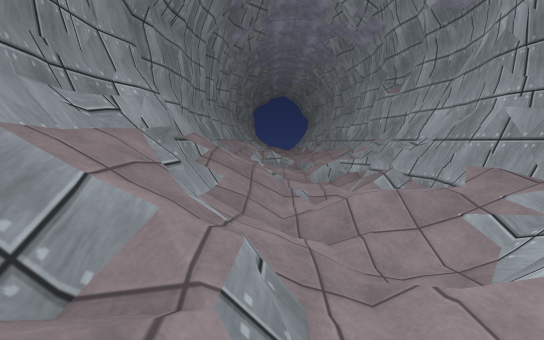
View 1 (above)

13 first-person views from a walk through a 3-D level made in the Unity game engine. The camera is 1.3 m above the floor, tilts 6° down and sees 90° across. The floor is counted in squares, 2 m on a side. Each view is taken from the middle of a square. On the plan, view 1 faces up. The plan holds only what a view shows up to about 9 squares ahead; the rest is blank. The place goes on beyond the plan. The player character is not drawn. Some animated figures are left out. Surface patterns are stand-ins for the level's own textures.

View 2
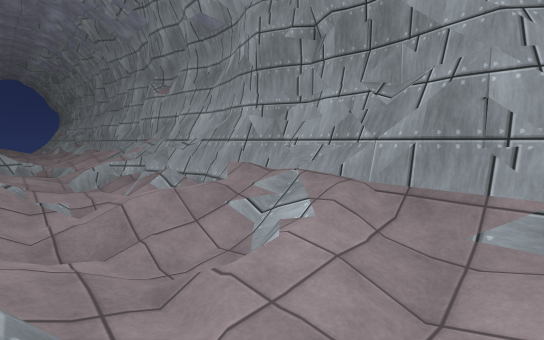

View 3
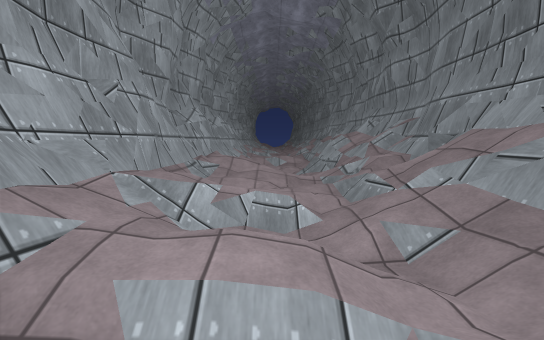

View 4
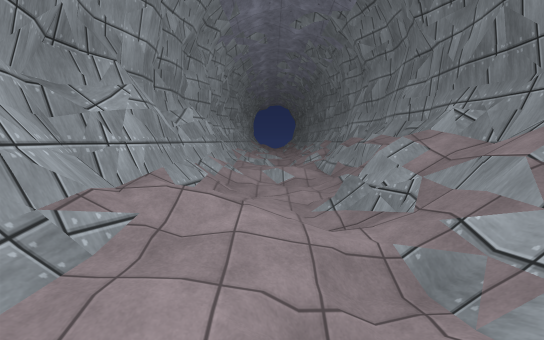

View 5
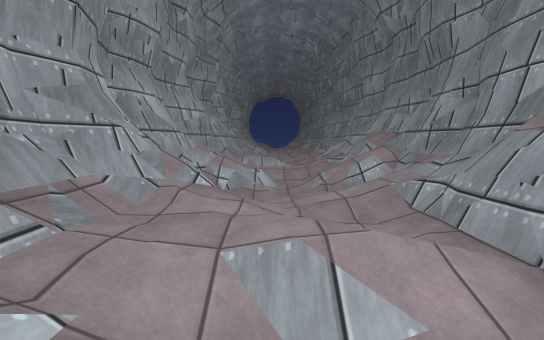

View 6
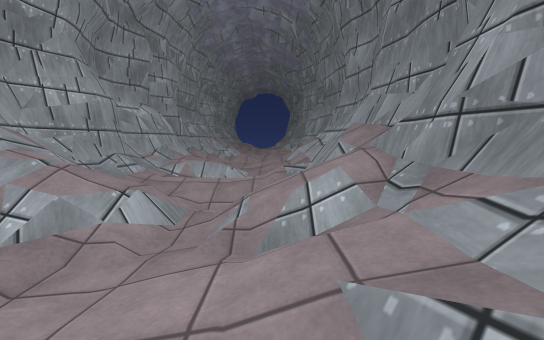

View 7
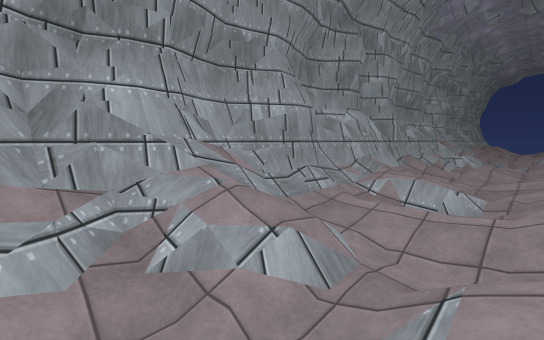

View 8
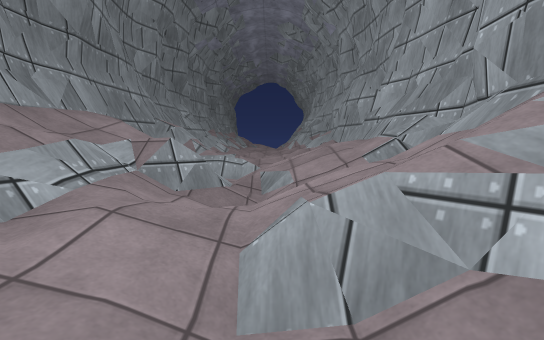

View 9
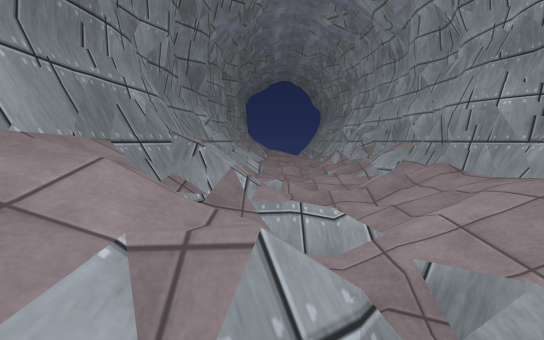

View 10
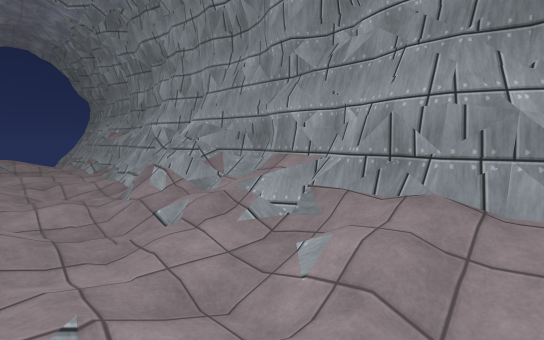

View 11
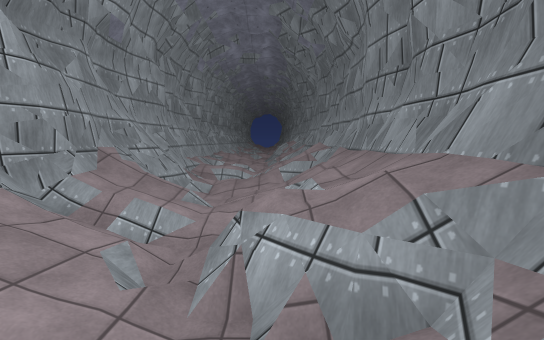

View 12
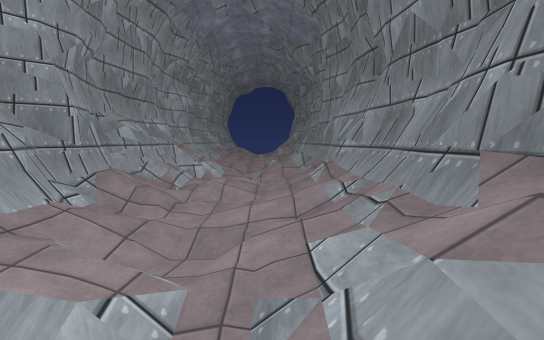

View 13
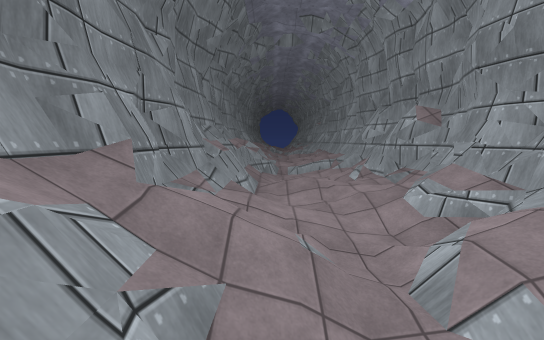

### Floor plan
Key: @ floor where view 1 was taken; # wall or solid block; . main floor; : floor 0.25 m higher than the main floor; - floor 0.25 m lower than the main floor; _ floor 0.5 m lower than the main floor; + floor 0.75 m higher than the main floor; / step, stairs or slope; = window, fence, low wall or low ledge; ^ raised ledge.
Columns run from 2 left of view 1 to 3 right of it. Each row starts with its distance up from view 1.
 15  #/-##
 14  #//=#
 13  #//##
 12  #/.=#
 11  #///#
 10  #/./#
  9  #//+#
  8  #///#
  7  #///#
  6  #.//#
  5  #/_##
  4  #/.^#
  3  #//##
  2  #///#
  1 ##///#
  0 ##@//#
 -1 #=/:/#
 -2 ##///#
 -3 ##=-/#
 -4  #///#
 -5  #///#
 -6  #-//#
 -7  #///#
 -8  #///#
 -9  #///#
-10  #/./#
-11  #///#
-12  #//##
-13  #/-/#
-14  #///#
-15  #///#
-16  #/_##

Where each view was taken, in squares from view 1:
view 1: 0 up, 0 right, facing up
view 2: 0 up, 0 right, facing up-right
view 3: 4 up, 1 right, facing down
view 4: 1 up, 1 right, facing down
view 5: 4 down, 1 right, facing down
view 6: 6 down, 0 right, facing down
view 7: 7 down, 0 right, facing down-right
view 8: 5 up, 1 right, facing up
view 9: 7 up, 0 right, facing up
view 10: 10 up, 0 right, facing up-right
view 11: 10 up, 0 right, facing down
view 12: 10 down, 0 right, facing down
view 13: 10 down, 0 right, facing up
